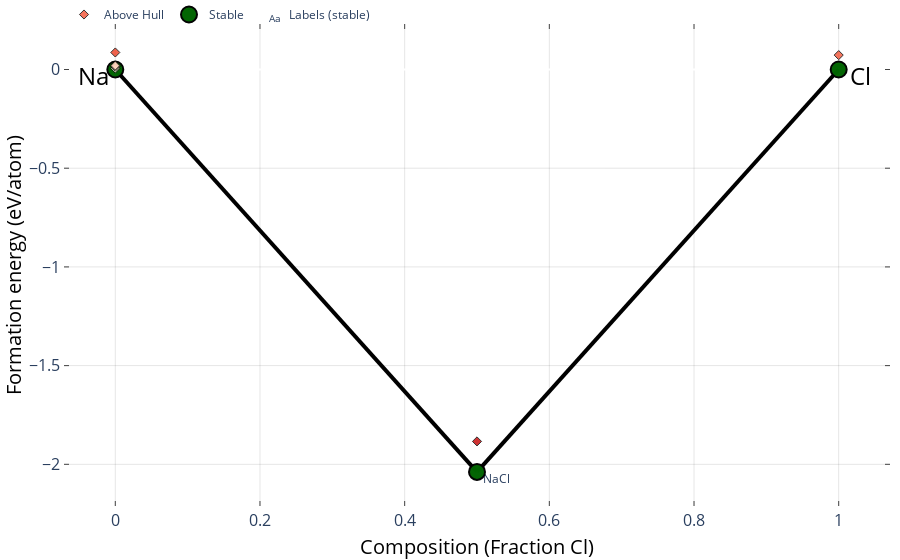

The code cell stored with this chart in its notebook:
### Markdown cell above
Explanation for Python beginners

- **Import**: bring in the MPRester class from the new mp_api package.
- **Connect**: use a with–block so Python automatically closes the connection when you’re done.
- **Query**: `mpr.materials.summary.available_fields` returns a Python list of strings—each one is a property you can ask for when searching the Materials Project. You can see there is a lot of stuff in there!
- **Print**: we loop over that list and print each field with a number in front so it’s easy to read.

Now on to a nice and simple example! Let's find some data for NaCl, starting with the phase diagram.

### Code cell
from mp_api.client import MPRester
from pymatgen.analysis.phase_diagram import PhaseDiagram, PDPlotter

# 1. Define your chemical system (here: Na–Cl)
chemsys = ["Na", "Cl", "Na-Cl"]

# 2. Connect and fetch only experimentally observed Na–Cl entries
with MPRester(API_KEY) as mpr:
    # We ask for material_id and check for theoretical entries
    # Theoretical entries are those that are not experimentally observed
    # We filter out theoretical entries by checking the 'theoretical' field.
    # Here we do this just for simplicities sake and to see how we can filter entries.
    docs = mpr.materials.summary.search(
        chemsys=chemsys,
        fields=["material_id", "theoretical"]
    )
    exp_ids = [d.material_id for d in docs if d.theoretical is False] # Filter out theoretical entries

# 3. Download full entry data for those IDs, these entries contain all the information we need
# to build the phase diagram
with MPRester(API_KEY) as mpr:
    exp_entries = mpr.get_entries(exp_ids)

# 4. Build and show the phase diagram
pd_exp = PhaseDiagram(exp_entries)
plotter = PDPlotter(pd_exp)
plotter.show()

### Figure 1 — Plotly figure (JSON) as saved in the notebook; plotly's stock layout.template omitted (floating-point values rounded to 4 significant figures)
{"data": [{"hoverinfo": "none", "line": {"color": "black", "width": 4}, "mode": "lines", "showlegend": false, "type": "scatter", "x": [0.5, 1, null, 0.5, 0, null], "y": [-2.038, 0, null, -2.038, 0, null]}, {"hoverinfo": "skip", "mode": "text", "name": "Labels (stable)", "opacity": 1, "showlegend": true, "text": ["NaCl"], "textposition": ["bottom right"], "type": "scatter", "visible": true, "x": [0.508], "y": [-2.051]}, {"error_y": {"array": [0, 0, 0], "color": "gray", "thickness": 2.5, "type": "data", "width": 5}, "hoverinfo": "text", "hoverlabel": {"font": {"size": 14}}, "hovertext": ["NaCl (mp-22862-r2SCAN) <br>  Formation energy: -2.038 eV/atom <br>  (Stable)", "Cl<sub>2</sub> (mp-22848-r2SCAN) <br>  Formation energy: 0.0 eV/atom <br>  (Stable)", "Na (mp-10172-r2SCAN) <br>  Formation energy: 0.0 eV/atom <br>  (Stable)"], "marker": {"color": "darkgreen", "line": {"color": "black", "width": 2}, "size": 16}, "mode": "markers", "name": "Stable", "opacity": 0.99, "showlegend": true, "type": "scatter", "x": [0.5, 1, 0], "y": [-2.038, 0, 0]}, {"hoverinfo": "text", "hoverlabel": {"font": {"size": 14}}, "hovertext": ["Cl<sub>2</sub> (mp-570778-r2SCAN) <br>  Formation energy: 0.073 eV/atom <br>  Energy Above Hull: (+0.073 eV/atom)", "Na (mp-127-r2SCAN) <br>  Formation energy: 0.016 eV/atom <br>  Energy Above Hull: (+0.016 eV/atom)", "Na (mp-973198-r2SCAN) <br>  Formation energy: 0.005 eV/atom <br>  Energy Above Hull: (+0.005 eV/atom)", "Na (mp-1525464-r2SCAN) <br>  Formation energy: 0.015 eV/atom <br>  Energy Above Hull: (+0.015 eV/atom)", "Na (mp-567772-r2SCAN) <br>  Formation energy: 0.021 eV/atom <br>  Energy Above Hull: (+0.021 eV/atom)", "Na (mp-1079952-GGA) <br>  Formation energy: 0.086 eV/atom <br>  Energy Above Hull: (+0.086 eV/atom)", "NaCl (mp-22851-GGA) <br>  Formation energy: -1.884 eV/atom <br>  Energy Above Hull: (+0.154 eV/atom)"], "marker": {"color": [0.073, 0.016, 0.005, 0.015, 0.021, 0.086, 0.154], "colorscale": [[0, "#fff5e3"], [0.5, "#f24324"], [1, "#c40000"]], "line": {"color": "black", "width": 1}, "opacity": 0.8, "size": 7, "symbol": "diamond"}, "mode": "markers", "name": "Above Hull", "showlegend": true, "type": "scatter", "x": [1, 0, 0, 0, 0, 0, 0.5], "y": [0.07299, 0.01577, 0.004727, 0.01451, 0.02056, 0.08631, -1.884]}], "layout": {"annotations": [{"align": "center", "font": {"color": "#000000", "size": 24}, "opacity": 1, "showarrow": false, "text": "Cl", "x": 1.03, "xref": "x", "y": -0.03, "yref": "y"}, {"align": "center", "font": {"color": "#000000", "size": 24}, "opacity": 1, "showarrow": false, "text": "Na", "x": -0.03, "xref": "x", "y": -0.03, "yref": "y"}], "autosize": true, "coloraxis": {"colorbar": {"x": 1, "y": 0.05, "yanchor": "top"}}, "hovermode": "closest", "legend": {"orientation": "h", "tracegroupgap": 7, "traceorder": "reversed", "x": 0, "xanchor": "left", "y": 1.05}, "margin": {"b": 10, "l": 10, "pad": 0, "r": 10, "t": 0}, "paper_bgcolor": "rgba(0,0,0,0)", "plot_bgcolor": "rgba(0,0,0,0)", "showlegend": true, "xaxis": {"anchor": "y", "gridcolor": "rgba(0,0,0,0.1)", "mirror": "ticks", "nticks": 8, "showgrid": true, "showline": true, "side": "bottom", "tickfont": {"size": 16}, "ticks": "inside", "title": {"font": {"color": "#000000", "size": 20}, "text": "Composition (Fraction Cl)"}, "type": "linear", "zeroline": false}, "yaxis": {"anchor": "x", "gridcolor": "rgba(0,0,0,0.1)", "mirror": "ticks", "showgrid": true, "showline": true, "side": "left", "tickfont": {"size": 16}, "ticks": "inside", "title": {"font": {"color": "#000000", "size": 20}, "text": "Formation energy (eV/atom)"}, "type": "linear"}}}
